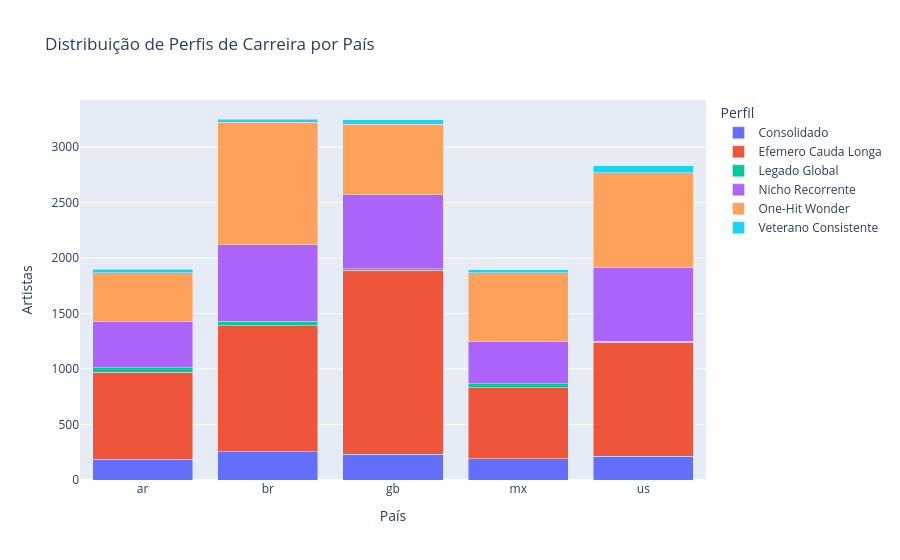

Notebook cell for this chart:
### Markdown cell above
## 4. Distribuição de Perfis por País

### Code cell
profile_counts = df.groupby(['country','profile']).size().reset_index(name='count')
fig = px.bar(profile_counts, x='country', y='count', color='profile',
    title='Distribuição de Perfis de Carreira por País',
    barmode='stack', labels={'count':'Artistas','country':'País','profile':'Perfil'})
fig.show()

### Figure 1 — Plotly figure (JSON) as saved in the notebook; plotly's stock layout.template omitted (floating-point values rounded to 4 significant figures)
{"data": [{"hovertemplate": "Perfil=Consolidado<br>País=%{x}<br>Artistas=%{y}<extra></extra>", "legendgroup": "Consolidado", "marker": {"color": "#636efa", "pattern": {"shape": ""}}, "name": "Consolidado", "orientation": "v", "showlegend": true, "textposition": "auto", "type": "bar", "x": ["ar", "br", "gb", "mx", "us"], "xaxis": "x", "y": [185, 253, 230, 190, 215], "yaxis": "y"}, {"hovertemplate": "Perfil=Efemero Cauda Longa<br>País=%{x}<br>Artistas=%{y}<extra></extra>", "legendgroup": "Efemero Cauda Longa", "marker": {"color": "#EF553B", "pattern": {"shape": ""}}, "name": "Efemero Cauda Longa", "orientation": "v", "showlegend": true, "textposition": "auto", "type": "bar", "x": ["ar", "br", "gb", "mx", "us"], "xaxis": "x", "y": [784, 1137, 1660, 639, 1025], "yaxis": "y"}, {"hovertemplate": "Perfil=Legado Global<br>País=%{x}<br>Artistas=%{y}<extra></extra>", "legendgroup": "Legado Global", "marker": {"color": "#00cc96", "pattern": {"shape": ""}}, "name": "Legado Global", "orientation": "v", "showlegend": true, "textposition": "auto", "type": "bar", "x": ["ar", "br", "gb", "mx", "us"], "xaxis": "x", "y": [43, 41, 11, 36, 12], "yaxis": "y"}, {"hovertemplate": "Perfil=Nicho Recorrente<br>País=%{x}<br>Artistas=%{y}<extra></extra>", "legendgroup": "Nicho Recorrente", "marker": {"color": "#ab63fa", "pattern": {"shape": ""}}, "name": "Nicho Recorrente", "orientation": "v", "showlegend": true, "textposition": "auto", "type": "bar", "x": ["ar", "br", "gb", "mx", "us"], "xaxis": "x", "y": [412, 688, 668, 386, 660], "yaxis": "y"}, {"hovertemplate": "Perfil=One-Hit Wonder<br>País=%{x}<br>Artistas=%{y}<extra></extra>", "legendgroup": "One-Hit Wonder", "marker": {"color": "#FFA15A", "pattern": {"shape": ""}}, "name": "One-Hit Wonder", "orientation": "v", "showlegend": true, "textposition": "auto", "type": "bar", "x": ["ar", "br", "gb", "mx", "us"], "xaxis": "x", "y": [445, 1104, 637, 617, 857], "yaxis": "y"}, {"hovertemplate": "Perfil=Veterano Consistente<br>País=%{x}<br>Artistas=%{y}<extra></extra>", "legendgroup": "Veterano Consistente", "marker": {"color": "#19d3f3", "pattern": {"shape": ""}}, "name": "Veterano Consistente", "orientation": "v", "showlegend": true, "textposition": "auto", "type": "bar", "x": ["ar", "br", "gb", "mx", "us"], "xaxis": "x", "y": [29, 29, 39, 24, 64], "yaxis": "y"}], "layout": {"barmode": "stack", "legend": {"title": {"text": "Perfil"}, "tracegroupgap": 0}, "title": {"text": "Distribuição de Perfis de Carreira por País"}, "xaxis": {"anchor": "y", "domain": [0, 1], "title": {"text": "País"}}, "yaxis": {"anchor": "x", "domain": [0, 1], "title": {"text": "Artistas"}}}}
